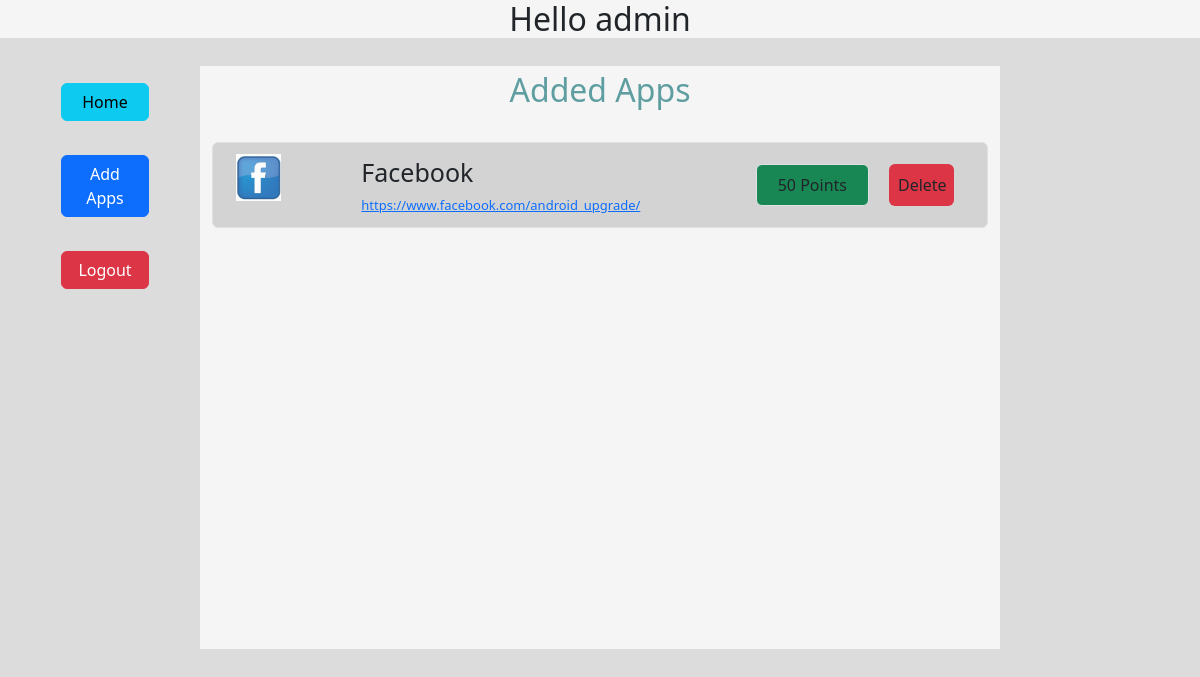
Page /home/app/admin on the earlier database version.
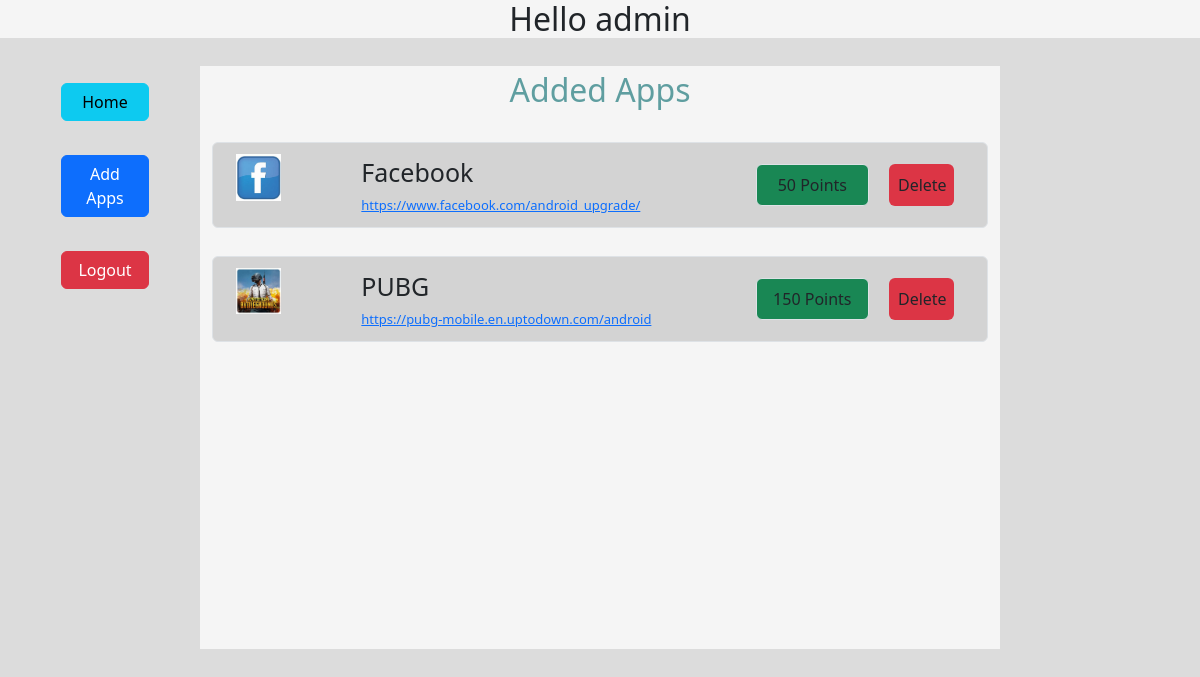
Same page on the later database version.
### adminapp/models.py (models this page shows)
class AppDetails(models.Model):
    icons = models.ImageField(upload_to='images/')
    appName = models.CharField(max_length = 200)
    appLink = models.URLField()
    category = models.CharField(max_length = 255)
    subCategory = models.CharField(max_length = 255)
    points = models.IntegerField()

### adminapp/views.py (the view, shortened to what this page needs)
# urls.py: path('home/app/<str:username>', views.app, name='adminhome'),
def app(request, *args, **kwargs):
    username = kwargs['username']
    mydict = {
        'username': username,
    }
    appDetails = AppDetails.objects.all().values()
    mydict['appDetails'] = appDetails
    check = list(LoginDetails.objects.filter(username = username).values())
    if check[0]['admin'] == True:
        logging.info('username is admin returning admin page.')
        return render(request,'admin.html',context=mydict)

### templates/admin.html (shortened to what this page needs)
{% extends "base.html" %}
{% block body %}
<div class="container-fluid">
    <div class="row">
        <h2>Hello {{username}}</h2>
    </div>
    <div class="row" style="margin-top: 20px;">
        <div class="col-md-2">
            <ul>
                <li>
                    <a href="#home" class="btn btn-info" onclick="handleHome()">Home</a>
                </li>
                <li>
                    <a href="#addApp" class="btn btn-primary" onclick="reset()">Add Apps</a>
                </li>
                <li>
                    <a href="/home/" class="btn btn-danger">Logout</a>
                </li>
            </ul>
        </div>
        <div class="col-md-8" id="home">
            <div class="row" style="color: cadetblue; text-align: center; font-size: xx-large;">
                <p style="margin: 0;">Added Apps</p>
            </div>
            {% for appdetail in appDetails %}
            <div class="row details rounded border">
                <div class="col-md-2 imgHeight">
                    <img src="/media/{{ appdetail.icons }}" alt="{{appdetail.appName}}">
                </div>
                <div class="col-md-6">
                    <p style="margin: 0;"><span style="font-size: 25px;">{{appdetail.appName}}</span>
                        <br>
                        <a href="{{appdetail.appLink}}" style="font-size: small;">{{appdetail.appLink}}</a>
                    </p>
                </div>
                <div class="col-md-4">
                    <span class="btn bg-danger right" style="width: 65px;">
                        <a onclick="handleDelete(event,`{{appdetail.id}}`)" title="delete app details" id="delete">
                            Delete
                        </a>
                    </span>
                    <span class="border rounded bg-success right">{{appdetail.points}} Points</span>
                </div>
            </div>
            {% endfor %}
        </div>
    </div>
</div>
{% endblock %}

### templates/base.html (shortened to what this page needs)
<!DOCTYPE html>
<html lang="en">
<head>
    <link href="https://cdn.jsdelivr.net/npm/bootstrap@5.3.2/dist/css/bootstrap.min.css" rel="stylesheet">
</head>
<body>
{% block body %}
{% endblock %}
</body>
</html>

### templates/admin.html (style rules this page uses)
h2 { text-align: center; background-color: whitesmoke; }
body { background-color: gainsboro; }
ul { list-style-type: none; display: flex; flex-wrap: wrap; width: 100%; }
li { display: inline-block; padding: 2px; width: 99px; }
li a { width: 80%; }
#home { display: block; background-color: whitesmoke; height: 583px; overflow: auto; }
img { width: 45px; }
.details { margin: 28px auto; display: flex; flex-direction: row; padding: 11px; background-color: lightgrey; }
.imgHeight { height: -webkit-fill-available; }
span.right { float: right; width: 50%; padding: 8px; margin: 10px; text-align: center; }
#delete { cursor: pointer; }
@media screen and (min-width: 750px) { li { margin: 15px; width: 100%; } }

Differences in the rows shown:
added AppDetails: icons (picture), appName "PUBG", appLink "https://pubg-mobile.en.uptodown.com/android", points "150"
